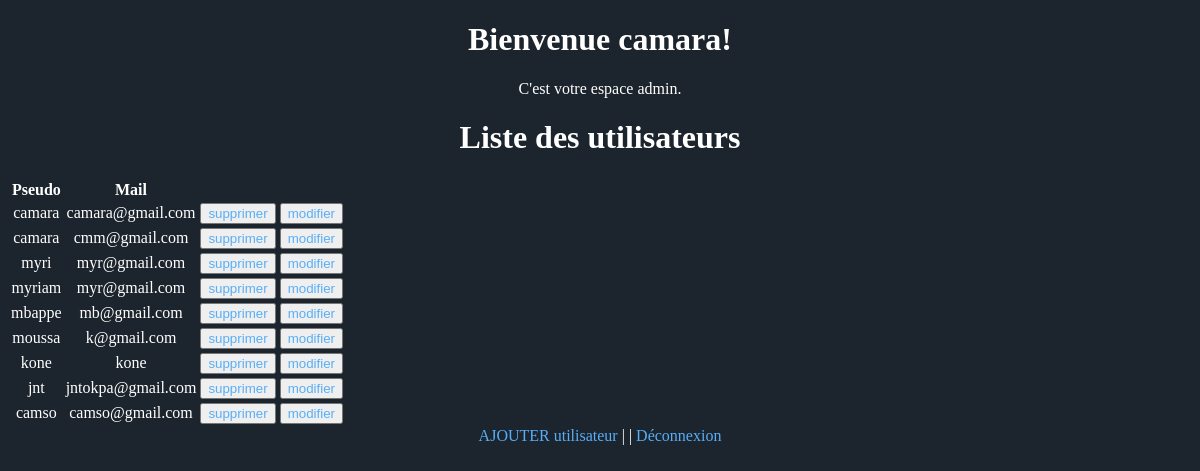
The page /admin/home.php (signed in) on the database its author committed.
### tables this page shows
CREATE TABLE `users` (
  `id` int(11) NOT NULL,
  `username` varchar(100) NOT NULL,
  `email` varchar(100) NOT NULL,
  `type` varchar(100) NOT NULL,
  `password` varchar(100) NOT NULL
);

### admin/home.php (the view, shortened to what this page needs)
<?php
 $host = 'localhost';
 $dbname = 'formulaire';
 $username = 'root';
 $password = 'root';
 $dsn = "mysql:host=$host;dbname=$dbname";
 $sql = "SELECT * FROM Users";
 try{
  $pdo = new PDO($dsn, $username, $password);
  $stmt = $pdo->query($sql);
 }catch (PDOException $e){
   echo $e->getMessage();
 }
?>
<!DOCTYPE html>
<html>
	<head>
	<link rel="stylesheet" href="../style.css" />
	</head>
	<body>
		<div class="sucess">
		<h1>Bienvenue <?php echo $_SESSION['username']; ?>!</h1>
		<p>C'est votre espace admin.</p>
		<h1>Liste des utilisateurs</h1>
 <table>
   <thead>
     <tr>
       <th>Pseudo</th>
       <th>Mail</th>
     </tr>
   </thead>
   <tbody>
     <?php while($row = $stmt->fetch(PDO::FETCH_ASSOC)) : ?>
     <tr>
       <td><?php echo htmlspecialchars($row['username']); ?></td>
       <td><?php echo htmlspecialchars($row['email']); ?></td>
	   <td><button><a href="delete_user.php?id=<?php echo $row['id'] ?>">supprimer</a></button></td>
	   <td><button><a href="update_user.php?id=<?php echo $row['id'] ?>">modifier</a></button></td>
     </tr>
     <?php endwhile; ?>
   </tbody>
 </table>
		<a href="add_user.php">AJOUTER utilisateur</a> | |
		<a href="../logout.php">Déconnexion</a>
		</div>
	</body>
</html>

### style.css (style rules this page uses)
body { background: #1c242d; }
.sucess { text-align: center; color: white; }
.sucess a { text-decoration: none; color: #58aef7; }

### rows shown on the page
users: username "camara", email "camara@gmail.com"
users: username "camara", email "cmm@gmail.com"
users: username "myri", email "myr@gmail.com"
users: username "myriam", email "myr@gmail.com"
users: username "mbappe", email "mb@gmail.com"
users: username "moussa", email "k@gmail.com"
users: username "kone", email "kone"
users: username "jnt", email "jntokpa@gmail.com"
users: username "camso", email "camso@gmail.com"

### other values the page prints
$_SESSION['username'] "camara"
